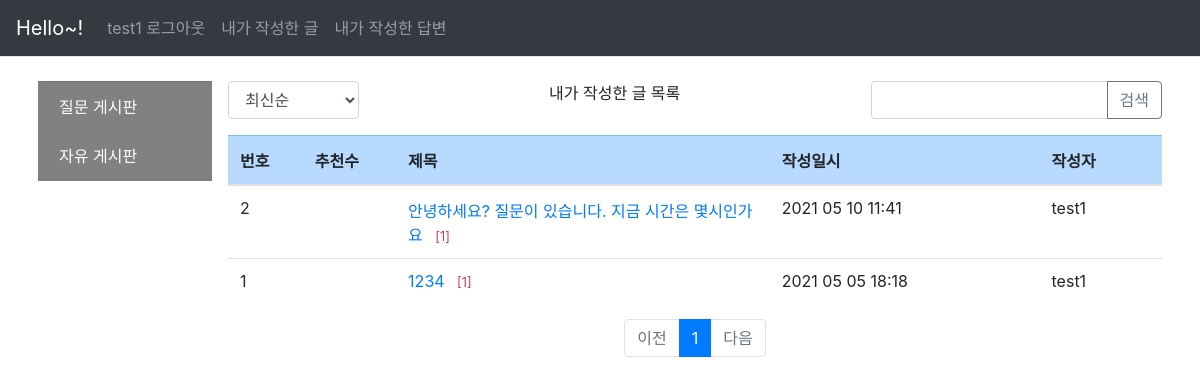
The app's page /question/myquestion/ (signed in) with its own data.
### pybo/models.py (models this page shows)
class User(db.Model):
    id = db.Column(db.Integer, primary_key=True)
    username = db.Column(db.String(150), unique=True, nullable=False)
    password = db.Column(db.String(200), nullable=False)
    email = db.Column(db.String(120), unique=True, nullable=False)
    roles = db.Column(db.Integer,nullable=True) # 권한 부여

class Question(db.Model):
    id = db.Column(db.Integer, primary_key=True)
    subject = db.Column(db.String(200), nullable=False)
    content = db.Column(db.Text(), nullable=False)
    create_date = db.Column(db.DateTime(), nullable=False)
    ip = db.Column(IPAddressType,unique=False, nullable=True)
    user_id = db.Column(db.Integer, db.ForeignKey('user.id', ondelete='CASCADE'), nullable=True)
    user = db.relationship('User', backref=db.backref('question_set'))
    modify_date=db.Column(db.DateTime(), nullable=True)
    voter = db.relationship('User', secondary=question_voter, backref=db.backref('question_voter_set'))
    password=db.Column(db.String(20), nullable=True)
    category=db.relationship('Category')
    category_name=db.Column(db.String(20),db.ForeignKey('category.name', ondelete='CASCADE'), nullable=True)

### pybo/views/question_views.py (the view, shortened to what this page needs)
@bp.route('/myquestion/')
@login_required
def myquestion():
    page = request.args.get('page', type=int, default=1)
    kw = request.args.get('kw', type=str, default='')
    so = request.args.get('so', type=str, default='recent')
    if so == 'recommend':
        sub_query = db.session.query(question_voter.c.question_id, func.count('*').label('num_voter')) \
            .group_by(question_voter.c.question_id).subquery()
        question_list = Question.query \
            .outerjoin(sub_query, Question.id == sub_query.c.question_id) \
            .order_by(sub_query.c.num_voter.desc(), Question.create_date.desc())
    elif so == 'popular':
        sub_query = db.session.query(Answer.question_id, func.count('*').label('num_answer')) \
            .group_by(Answer.question_id).subquery()
        question_list = Question.query \
            .outerjoin(sub_query, Question.id == sub_query.c.question_id) \
            .order_by(sub_query.c.num_answer.desc(), Question.create_date.desc())
    elif so == 'old':
        question_list = Question.query.order_by(Question.create_date)
    else:
        question_list = Question.query.order_by(Question.create_date.desc())
    question_list = question_list \
            .filter(Question.user == g.user) \
            .distinct()
    question_list = question_list.paginate(page, per_page=10)
    return render_template('question/myquestion_list.html', question_list=question_list,page=page,kw=kw,so=so)

### pybo/filter.py (called while the page is built)
def format_datetime(value, fmt='%Y %m %d %H:%M'):
    return value.strftime(fmt)

### pybo/views/auth_views.py (called while the page is built)
@bp.before_app_request
def load_logged_in_user():
    user_id = session.get('user_id')
    if user_id is None:
        g.user = None
    else:
        g.user = User.query.get(user_id)

def login_required(view):
    @functools.wraps(view)
    def wrapped_view(**kwargs):
        if g.user is None:
            return redirect(url_for('auth.login'))
        return view(**kwargs)
    return wrapped_view

### pybo/templates/question/myquestion_list.html (shortened to what this page needs)
<link rel="stylesheet" href="{{ url_for('static', filename='bootstrap.min.css') }}">
{% extends 'base.html' %}
{% block content %}
<div class="container mt-3">
    <div class="row">
        <div class="col-sm-12 col-md-3 col-lg-2 p-2">
            <nav id="sidebar" class="border-top border-secondary">
                <div class="list-group">
                    <a class="rounded-0 list-group-item list-group-item-action list-group-item-light active"
                       href="http://localhost:5000/question/list/qna">질문 게시판</a>
                    <a class="rounded-0 list-group-item list-group-item-action list-group-item-light active"
                       href="http://localhost:5000/question/list/free">자유 게시판</a>
                </div>
            </nav>
        </div>
    <div class="col-sm-12 col-md-9 col-lg-10 p-2">
        <div id="content" class="border-secondary">
            <div class="row justify-content-between mb-3">
        <div class="col-2">
            <select class="form-control so">
                <option value="recent" {% if so=='recent' %}selected{% endif %}>최신순</option>
            </select>
        </div>
        <a>내가 작성한 글 목록</a>
        <div class="col-4 input-group">
            <input type="text" class="form-control kw" value="{{ kw or ''}}">
            <div class="input-group-append">
                <button class="btn btn-outline-secondary" type="button" id="btn_search">
                    검색
                </button>
            </div>
        </div>
    </div>
        <table class="table">
        <thead>
        <tr class="table-primary">
            <th>번호</th>
            <th>추천수</th>
            <th>제목</th>
            <th>작성일시</th>
            <th>작성자</th>
        </tr>
        </thead>
        <tbody>
        {% if question_list %}
        {% for question in question_list.items %}
        <tr>
            <td width="8%">{{question_list.total - ((question_list.page-1)*question_list.per_page) - loop.index0}}</td>
            <td width="10%">
            </td>
            <td width="40%">
                <a href="{{ url_for('question.detail', question_id=question.id) }}">{{ question.subject }}</a>
                {% if question.answer_set|length > 0 %}
                <span class="text-danger small ml-2">{{ [question.answer_set|length] }}</span>
                {% endif %}
            </td>
             <td>{{ question.create_date|datetime }}</td>
            <td>
                {% if question.user.username %}
                <div>{{ question.user.username }}</div>
                {% else %}
                <div>{{ question.ip|ip }}</div>
                {% endif %}
            </td>
        </tr>
        {% endfor %}
        {% else %}
        <tr>
            <td colspan="3">질문이 없습니다.</td>
        </tr>
        {% endif %}
        </tbody>
    </table>
    <ul class="pagination justify-content-center">
        {% if question_list.has_prev %}
        <li class="page-item">
            <a class="page-link" data-page="{{ question_list.prev_num }}" href="#">이전</a>
        </li>
        {% else %}
        <li class="page-item disabled">
            <a class="page-link" tabindex="-1" aria-disabled="true" href="#">이전</a>
        </li>
        {% endif %}
        {% for page_num in question_list.iter_pages() %}
            {% if page_num %}
                {% if page_num != question_list.page %}
                <li class="page-item">
                    <a class="page-link" data-page="{{ page_num }}" href="#">{{ page_num }}</a>
                </li>
                {% else %}
                <li class="page-item active" aria-current="page">
                    <a class="page-link" href="#">{{ page_num }}</a>
                </li>
                {% endif %}
           {% else %}
                <li class="disabled">
                    <a class="page-link" href="#">...</a>
                </li>
           {% endif %}
        {% endfor %}
        {% if question_list.has_next %}
        <li class="page-item">
            <a class="page-link" data-page="{{ question_list.next_num }}" href="#">다음</a>
        </li>
        {% else %}
        <li class="page-item disabled">
            <a class="page-link" tabindex="-1" aria-disabled="true" href="#">다음</a>
        </li>
        {% endif %}
    </ul>
</div>
         </div>
    </div>
</div>
{% endblock %}

### pybo/templates/navbar.html (shortened to what this page needs)
<!DOCTYPE html>
<html lang="en">
<head>
</head>
<body>
<nav class="navbar navbar-expand-lg navbar-dark bg-dark border-bottom">
    <a class="navbar-brand" href="{{ url_for('main.index') }}">Hello~!</a>
    <div class="collapse navbar-collapse flex-grow-0" id="navbarNav">
        {% if g.user %}
        <ul class="navbar-nav">
            <li class="nav-item">
                <a class="nav-link" href="{{ url_for('auth.logout')}}">{{ g.user.username }} 로그아웃</a>
            </li>
            <li class="nav-item">
                <a class="nav-link" href="{{ url_for('question.myquestion')}}">내가 작성한 글</a>
            </li>
            <li class="nav-item">
                <a class="nav-link" href="#">내가 작성한 답변</a>
            </li>
        </ul>
        {% endif %}
    </div>
</nav>
</body>
</html>

### records on screen
User: user.username "test1"
Question: total "2", subject "안녕하세요? 질문이 있습니다. 지금 시간은 몇시인가요", answer_set "[1]", create_date "2021 05 10 11:41", user.username "test1"
Question: user "1", subject "1234", answer_set "[1]", create_date "2021 05 05 18:18", user.username "test1"

### other values on screen
{{ page_num }} "1"
